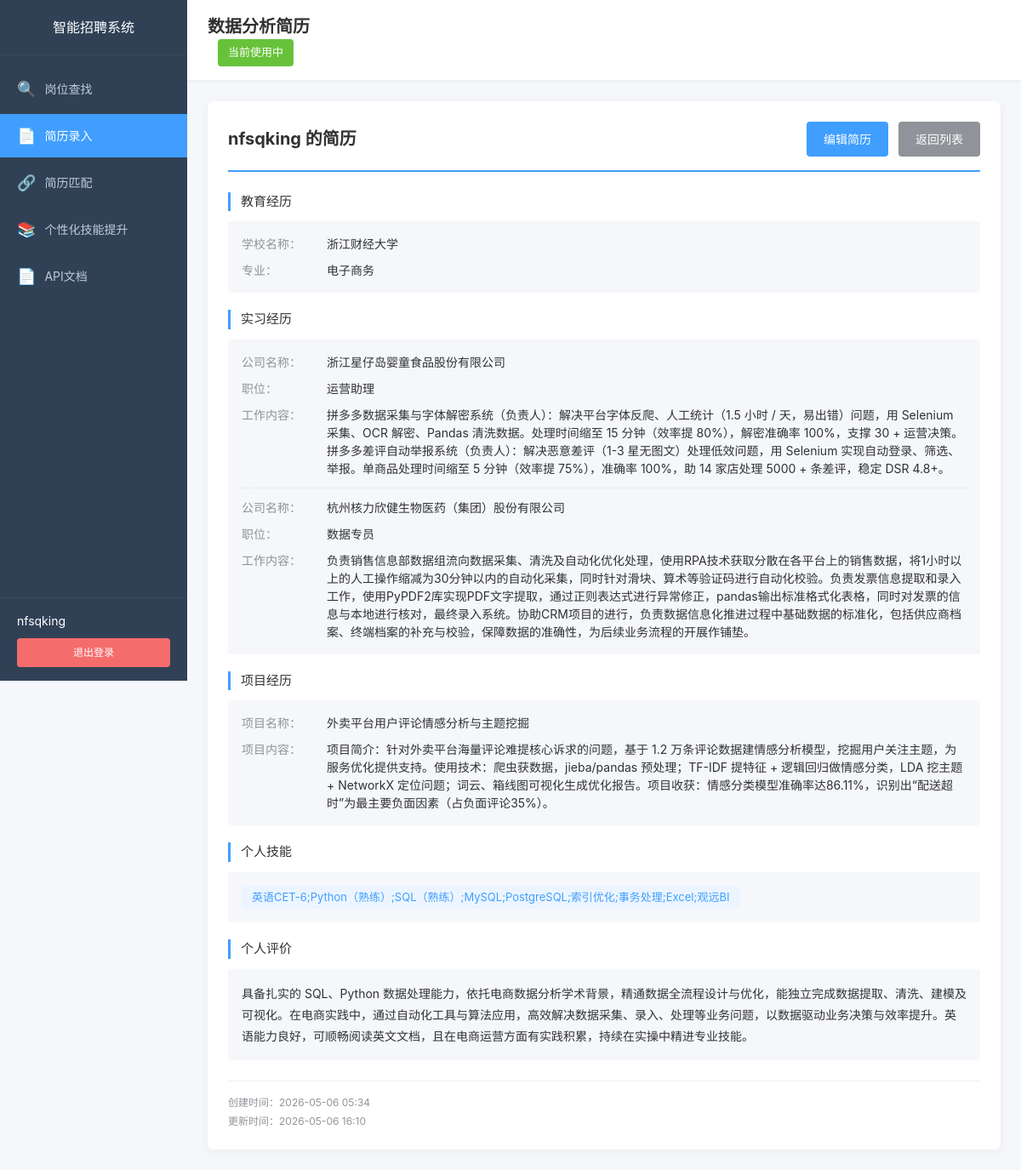
/resume/detail/1 (signed in), run on the app's committed database.
### app/models/user.py (models this page shows, shortened)
class User(UserMixin, db.Model):
    __tablename__ = 'users'
    id = db.Column(db.Integer, primary_key=True)
    username = db.Column(db.String(80), unique=True, nullable=False, index=True)
    email = db.Column(db.String(120), unique=True, nullable=False, index=True)
    password_hash = db.Column(db.String(255), nullable=False)
    nickname = db.Column(db.String(80))
    is_active = db.Column(db.Boolean, default=True)
    created_at = db.Column(db.DateTime, default=datetime.utcnow)
    updated_at = db.Column(db.DateTime, default=datetime.utcnow, onupdate=datetime.utcnow)

### app/models/resume.py (models this page shows, shortened)
class Resume(db.Model):
    __tablename__ = 'resumes'
    id = db.Column(db.Integer, primary_key=True)
    user_id = db.Column(db.Integer, db.ForeignKey('users.id'), nullable=False, index=True)
    resume_name = db.Column(db.String(100), nullable=False, default='默认简历')
    is_active = db.Column(db.Boolean, default=True, nullable=False)
    education = db.Column(db.Text, nullable=True)
    internship = db.Column(db.Text, nullable=True)
    work = db.Column(db.Text, nullable=True)
    project = db.Column(db.Text, nullable=True)
    skills = db.Column(db.Text, nullable=False)
    self_evaluation = db.Column(db.Text, nullable=False)
    created_at = db.Column(db.DateTime, default=datetime.utcnow)
    updated_at = db.Column(db.DateTime, default=datetime.utcnow, onupdate=datetime.utcnow)
    user = db.relationship('User', backref=db.backref('resumes', lazy='dynamic', cascade='all, delete-orphan'))
    job_matches = db.relationship('ResumeJobMatch', backref='resume', lazy='dynamic', cascade='all, delete-orphan')
    skill_suggestions = db.relationship('SkillSuggestion', backref='resume', lazy='dynamic', cascade='all, delete-orphan')

### app/routes/resume.py (the view)
@resume.route('/detail/<int:resume_id>')
@login_required
def detail_resume(resume_id):
    resume = Resume.query.filter_by(id=resume_id, user_id=current_user.id).first()
    if not resume:
        flash('简历不存在', 'danger')
        return redirect(url_for('resume.list_resumes'))
    education_list = get_list_data(resume.education)
    internship_list = get_list_data(resume.internship)
    work_list = get_list_data(resume.work)
    project_list = get_list_data(resume.project)
    current_resume_id = get_current_resume_id()
    return render_template('resume/resume_detail.html',
                          resume=resume,
                          education_list=education_list,
                          internship_list=internship_list,
                          work_list=work_list,
                          project_list=project_list,
                          current_resume_id=current_resume_id)

### app/models/user.py (called while the page is built)
@login_manager.user_loader
def load_user(user_id: str):
    return User.query.get(int(user_id))

### app/routes/resume.py (called while the page is built, shortened)
def get_list_data(json_str):
    if not json_str:
        return []
    try:
        return json.loads(json_str)
    except:
        return []

def get_current_resume_id():
    resume_id = session.get('current_resume_id')
    if resume_id:
        resume = Resume.query.filter_by(id=resume_id, user_id=current_user.id).first()
        if resume:
            return resume_id
    active_resume = Resume.query.filter_by(user_id=current_user.id, is_active=True).first()
    if active_resume:
        session['current_resume_id'] = active_resume.id
        return active_resume.id

### app/templates/resume/resume_detail.html (shortened to what this page needs)
{% extends "base.html" %}
{% block extra_css %}
<link rel="stylesheet" href="{{ url_for('static', filename='css/dashboard.css') }}">
<link rel="stylesheet" href="{{ url_for('static', filename='css/resume.css') }}">
{% endblock %}
{% block content %}
<div class="app-container">
    <aside class="sidebar">
        <div class="sidebar-header">
            <h2>智能招聘系统</h2>
        </div>
        <nav class="sidebar-nav">
            <ul class="nav-menu">
                <li class="nav-item">
                    <a href="{{ url_for('dashboard.index') }}" class="nav-link">
                        <span class="nav-icon">&#128269;</span>
                        <span class="nav-text">岗位查找</span>
                    </a>
                </li>
                <li class="nav-item active">
                    <a href="{{ url_for('resume.list_resumes') }}" class="nav-link">
                        <span class="nav-icon">&#128196;</span>
                        <span class="nav-text">简历录入</span>
                    </a>
                </li>
                <li class="nav-item">
                    <a href="{{ url_for('match.index') }}" class="nav-link">
                        <span class="nav-icon">&#128279;</span>
                        <span class="nav-text">简历匹配</span>
                    </a>
                </li>
                <li class="nav-item">
                    <a href="{{ url_for('skill_improvement.index') }}" class="nav-link">
                        <span class="nav-icon">&#128218;</span>
                        <span class="nav-text">个性化技能提升</span>
                    </a>
                </li>
                <li class="nav-item">
                    <a href="{{ url_for('api_docs.doc') }}" class="nav-link" target="_blank">
                        <span class="nav-icon">&#128196;</span>
                        <span class="nav-text">API文档</span>
                    </a>
                </li>
            </ul>
        </nav>
        <div class="sidebar-footer">
            <div class="user-info">
                <span class="user-name">{{ current_user.nickname or current_user.username }}</span>
            </div>
            <a href="{{ url_for('auth.logout') }}" class="logout-btn">退出登录</a>
        </div>
    </aside>
    <main class="main-content">
        <header class="main-header">
            <h1>{{ resume.resume_name }}</h1>
            {% if resume.id == current_resume_id %}
            <span class="current-badge-header">当前使用中</span>
            {% endif %}
        </header>
        <div class="content-wrapper">
            <div class="resume-detail-container">
                <div class="resume-header">
                    <h2>{{ current_user.nickname or current_user.username }} 的简历</h2>
                    <div class="resume-actions">
                        <a href="{{ url_for('resume.edit_resume', resume_id=resume.id) }}" class="btn btn-primary">编辑简历</a>
                        <a href="{{ url_for('resume.list_resumes') }}" class="btn btn-secondary">返回列表</a>
                    </div>
                </div>
                <div class="resume-section">
                    <h3 class="section-title">教育经历</h3>
                    <div class="section-content">
                        {% for item in education_list %}
                        <div class="experience-item">
                            <div class="info-row">
                                <span class="info-label">学校名称：</span>
                                <span class="info-value">{{ item.school }}</span>
                            </div>
                            <div class="info-row">
                                <span class="info-label">专业：</span>
                                <span class="info-value">{{ item.major }}</span>
                            </div>
                        </div>
                        {% endfor %}
                    </div>
                </div>
                {% if internship_list %}
                <div class="resume-section">
                    <h3 class="section-title">实习经历</h3>
                    <div class="section-content">
                        {% for item in internship_list %}
                        <div class="experience-item">
                            {% if item.company %}
                            <div class="info-row">
                                <span class="info-label">公司名称：</span>
                                <span class="info-value">{{ item.company }}</span>
                            </div>
                            {% endif %}
                            {% if item.position %}
                            <div class="info-row">
                                <span class="info-label">职位：</span>
                                <span class="info-value">{{ item.position }}</span>
                            </div>
                            {% endif %}
                            {% if item.content %}
                            <div class="info-row">
                                <span class="info-label">工作内容：</span>
                                <span class="info-value">{{ item.content }}</span>
                            </div>
                            {% endif %}
                        </div>
                        {% endfor %}
                    </div>
                </div>
                {% endif %}
                {% if project_list %}
                <div class="resume-section">
                    <h3 class="section-title">项目经历</h3>
                    <div class="section-content">
                        {% for item in project_list %}
                        <div class="experience-item">
                            {% if item.name %}
                            <div class="info-row">
                                <span class="info-label">项目名称：</span>
                                <span class="info-value">{{ item.name }}</span>
                            </div>
                            {% endif %}
                            {% if item.content %}
                            <div class="info-row">
                                <span class="info-label">项目内容：</span>
                                <span class="info-value">{{ item.content }}</span>
                            </div>
                            {% endif %}
                        </div>
                        {% endfor %}
                    </div>
                </div>
                {% endif %}
                <div class="resume-section">
                    <h3 class="section-title">个人技能</h3>
                    <div class="section-content">
                        <div class="skills-tags">
                            {% for skill in resume.skills.replace('、', ',').replace('，', ',').split(',') if skill.strip() %}
                            <span class="skill-tag">{{ skill.strip() }}</span>
                            {% endfor %}
                        </div>
                    </div>
                </div>
                <div class="resume-section">
                    <h3 class="section-title">个人评价</h3>
                    <div class="section-content">
                        <p class="evaluation-text">{{ resume.self_evaluation }}</p>
                    </div>
                </div>
                <div class="resume-meta">
                    <p>创建时间：{{ resume.created_at.strftime('%Y-%m-%d %H:%M') if resume.created_at else '-' }}</p>
                    <p>更新时间：{{ resume.updated_at.strftime('%Y-%m-%d %H:%M') if resume.updated_at else '-' }}</p>
                </div>
            </div>
        </div>
    </main>
</div>
{% endblock %}

### app/static/css/base.css (style rules this page uses)
* { margin: 0; padding: 0; box-sizing: border-box; }
html, body { height: 100%; font-family: -apple-system, BlinkMacSystemFont, 'Segoe UI', 'PingFang SC', 'Hiragino Sans GB', 'Microsoft YaHei', sans-serif; font-size: 14px; line-height: 1.5; color: #333; background-color: #f5f7fa; }
a { color: #409eff; text-decoration: none; }
.btn { display: inline-block; padding: 10px 20px; font-size: 14px; font-weight: 500; border-radius: 4px; transition: all 0.3s ease; }
.btn-primary { background-color: #409eff; color: #fff; }
.btn-secondary { background-color: #909399; color: #fff; }

### app/static/css/dashboard.css (style rules this page uses)
.app-container { display: flex; min-height: 100vh; }
.sidebar { width: 220px; background: #304156; color: #bfcbd9; display: flex; flex-direction: column; position: fixed; height: 100vh; left: 0; top: 0; z-index: 100; }
.sidebar-header { padding: 20px; text-align: center; border-bottom: 1px solid #3a4a5d; }
.sidebar-header h2 { font-size: 16px; color: #fff; font-weight: 500; }
.sidebar-nav { flex: 1; padding: 10px 0; overflow-y: auto; }
.nav-menu { list-style: none; }
.nav-item { margin: 4px 0; }
.nav-link { display: flex; align-items: center; padding: 12px 20px; color: #bfcbd9; transition: all 0.3s ease; }
.nav-item.active .nav-link { background: #409eff; color: #fff; }
.nav-icon { font-size: 18px; margin-right: 10px; }
.nav-text { font-size: 14px; }
.sidebar-footer { padding: 16px 20px; border-top: 1px solid #3a4a5d; }
.user-info { margin-bottom: 10px; }
.user-name { font-size: 14px; color: #fff; }
.logout-btn { display: block; padding: 8px 16px; background: #f56c6c; color: #fff; border-radius: 4px; text-align: center; font-size: 12px; transition: background 0.3s ease; }
.main-content { flex: 1; margin-left: 220px; background: #f5f7fa; }
.main-header { background: #fff; padding: 16px 24px; border-bottom: 1px solid #ebeef5; box-shadow: 0 1px 4px rgba(0, 0, 0, 0.05); }
.main-header h1 { font-size: 20px; color: #303133; }
.content-wrapper { padding: 24px; }

### app/static/css/resume.css (style rules this page uses)
.section-title { font-size: 16px; font-weight: 500; color: #303133; margin-bottom: 16px; padding-left: 12px; border-left: 3px solid #409eff; }
.section-content { padding-left: 15px; }
.resume-detail-container { background: #fff; border-radius: 8px; box-shadow: 0 2px 12px rgba(0, 0, 0, 0.05); padding: 24px; }
.resume-header { display: flex; justify-content: space-between; align-items: center; margin-bottom: 24px; padding-bottom: 16px; border-bottom: 2px solid #409eff; }
.resume-header h2 { font-size: 20px; color: #303133; }
.resume-actions { display: flex; gap: 12px; }
.resume-section { margin-bottom: 20px; }
.resume-section .section-title { font-size: 15px; margin-bottom: 12px; }
.resume-section .section-content { background: #f5f7fa; padding: 16px; border-radius: 4px; }
.info-row { display: flex; margin-bottom: 10px; }
.info-row:last-child { margin-bottom: 0; }
.info-label { min-width: 100px; color: #909399; font-size: 14px; }
.info-value { color: #303133; font-size: 14px; flex: 1; white-space: pre-wrap; word-break: break-all; }
.skills-tags { display: flex; flex-wrap: wrap; gap: 8px; }
.skill-tag { display: inline-block; padding: 4px 12px; background: #ecf5ff; color: #409eff; border-radius: 4px; font-size: 13px; }
.evaluation-text { color: #303133; font-size: 14px; line-height: 1.8; white-space: pre-wrap; }
.resume-meta { margin-top: 24px; padding-top: 16px; border-top: 1px solid #ebeef5; color: #909399; font-size: 12px; }
.resume-meta p { margin-bottom: 4px; }
.resume-meta p:last-child { margin-bottom: 0; }
.experience-item { padding: 12px 0; border-bottom: 1px dashed #e4e7ed; }
.experience-item:last-child { border-bottom: none; padding-bottom: 0; }
.experience-item:first-child { padding-top: 0; }
.current-badge-header { display: inline-block; padding: 6px 12px; background: #67c23a; color: #fff; border-radius: 4px; font-size: 13px; font-weight: 500; margin-left: 12px; }

### data on the page
User: nickname "nfsqking"
Resume: resume_name "数据分析简历", strip "英语CET-6;Python（熟练）;SQL（熟练）;MySQL;PostgreSQL;索引优化;事务处理;Excel;观远BI", self_evaluation "具备扎实的 SQL、Python 数据处理能力，依托电商数据分析学术背景，精通数据全流程设计与优化，能独立完成数据提取、清洗、建模及可视化。在电商实践中，通过自动化工具与算法应用，高效解决数据采集、录入、处理等业务问题，以数据驱动业务决策与效率提升。英语能力良好，可顺畅阅读英文文档，且在电商运营方面有实践积累，持续在实操中精进专业技能。", created_at "2026-05-06 05:34", updated_at "2026-05-06 16:10"

### other printed values
{{ item.school }} "浙江财经大学"
{{ item.major }} "电子商务"
{{ item.company }} "浙江星仔岛婴童食品股份有限公司" "杭州核力欣健生物医药（集团）股份有限公司"
{{ item.position }} "运营助理" "数据专员"
{{ item.name }} "外卖平台用户评论情感分析与主题挖掘"
